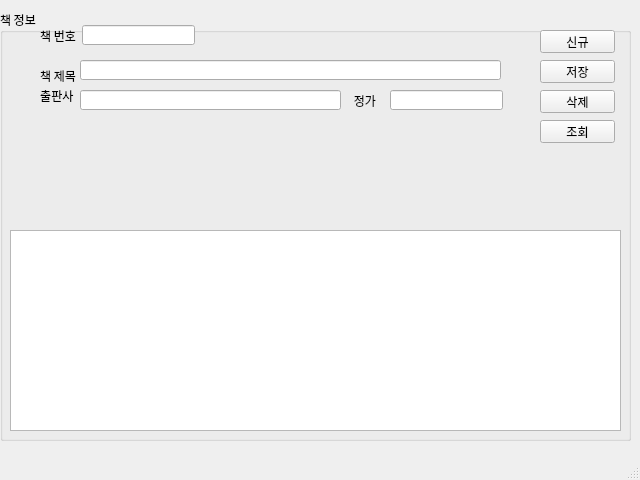
<?xml version="1.0" encoding="UTF-8"?>
<ui version="4.0">
 <class>MainWindow</class>
 <widget class="QMainWindow" name="MainWindow">
  <property name="geometry">
   <rect>
    <x>0</x>
    <y>0</y>
    <width>640</width>
    <height>480</height>
   </rect>
  </property>
  <property name="font">
   <font>
    <family>나눔고딕</family>
   </font>
  </property>
  <property name="windowTitle">
   <string>마당도서관리</string>
  </property>
  <widget class="QWidget" name="centralwidget">
   <widget class="QGroupBox" name="label_5">
    <property name="geometry">
     <rect>
      <x>0</x>
      <y>10</y>
      <width>631</width>
      <height>431</height>
     </rect>
    </property>
    <property name="title">
     <string>책 정보</string>
    </property>
    <widget class="QTableWidget" name="tblBooks">
     <property name="geometry">
      <rect>
       <x>10</x>
       <y>220</y>
       <width>611</width>
       <height>201</height>
      </rect>
     </property>
    </widget>
    <widget class="QLabel" name="label">
     <property name="geometry">
      <rect>
       <x>20</x>
       <y>20</y>
       <width>56</width>
       <height>12</height>
      </rect>
     </property>
     <property name="text">
      <string>책 번호</string>
     </property>
     <property name="alignment">
      <set>Qt::AlignRight|Qt::AlignTrailing|Qt::AlignVCenter</set>
     </property>
    </widget>
    <widget class="QLineEdit" name="txtbookid">
     <property name="geometry">
      <rect>
       <x>82</x>
       <y>15</y>
       <width>113</width>
       <height>20</height>
      </rect>
     </property>
    </widget>
    <widget class="QLineEdit" name="TBLBooks">
     <property name="geometry">
      <rect>
       <x>80</x>
       <y>80</y>
       <width>261</width>
       <height>20</height>
      </rect>
     </property>
    </widget>
    <widget class="QLabel" name="label_2">
     <property name="geometry">
      <rect>
       <x>20</x>
       <y>60</y>
       <width>56</width>
       <height>12</height>
      </rect>
     </property>
     <property name="text">
      <string>책 제목</string>
     </property>
     <property name="alignment">
      <set>Qt::AlignRight|Qt::AlignTrailing|Qt::AlignVCenter</set>
     </property>
    </widget>
    <widget class="QLineEdit" name="txtxBookname">
     <property name="geometry">
      <rect>
       <x>80</x>
       <y>50</y>
       <width>421</width>
       <height>20</height>
      </rect>
     </property>
    </widget>
    <widget class="QLineEdit" name="lineEdit_4">
     <property name="geometry">
      <rect>
       <x>390</x>
       <y>80</y>
       <width>113</width>
       <height>20</height>
      </rect>
     </property>
    </widget>
    <widget class="QPushButton" name="btnNew">
     <property name="geometry">
      <rect>
       <x>540</x>
       <y>20</y>
       <width>75</width>
       <height>23</height>
      </rect>
     </property>
     <property name="text">
      <string>신규</string>
     </property>
    </widget>
    <widget class="QPushButton" name="btnSave">
     <property name="geometry">
      <rect>
       <x>540</x>
       <y>50</y>
       <width>75</width>
       <height>23</height>
      </rect>
     </property>
     <property name="text">
      <string>저장</string>
     </property>
    </widget>
    <widget class="QPushButton" name="btnDel">
     <property name="geometry">
      <rect>
       <x>540</x>
       <y>80</y>
       <width>75</width>
       <height>23</height>
      </rect>
     </property>
     <property name="text">
      <string>삭제</string>
     </property>
    </widget>
    <widget class="QPushButton" name="btnReload">
     <property name="geometry">
      <rect>
       <x>540</x>
       <y>110</y>
       <width>75</width>
       <height>23</height>
      </rect>
     </property>
     <property name="text">
      <string>조회</string>
     </property>
    </widget>
    <widget class="QLabel" name="label_6">
     <property name="geometry">
      <rect>
       <x>20</x>
       <y>80</y>
       <width>56</width>
       <height>12</height>
      </rect>
     </property>
     <property name="text">
      <string>출판사 </string>
     </property>
     <property name="alignment">
      <set>Qt::AlignRight|Qt::AlignTrailing|Qt::AlignVCenter</set>
     </property>
    </widget>
    <widget class="QLabel" name="label_7">
     <property name="geometry">
      <rect>
       <x>320</x>
       <y>80</y>
       <width>56</width>
       <height>21</height>
      </rect>
     </property>
     <property name="text">
      <string>정가</string>
     </property>
     <property name="alignment">
      <set>Qt::AlignRight|Qt::AlignTrailing|Qt::AlignVCenter</set>
     </property>
    </widget>
   </widget>
  </widget>
  <widget class="QMenuBar" name="menubar">
   <property name="geometry">
    <rect>
     <x>0</x>
     <y>0</y>
     <width>640</width>
     <height>20</height>
    </rect>
   </property>
  </widget>
  <widget class="QStatusBar" name="statusbar"/>
 </widget>
 <resources/>
 <connections/>
</ui>
